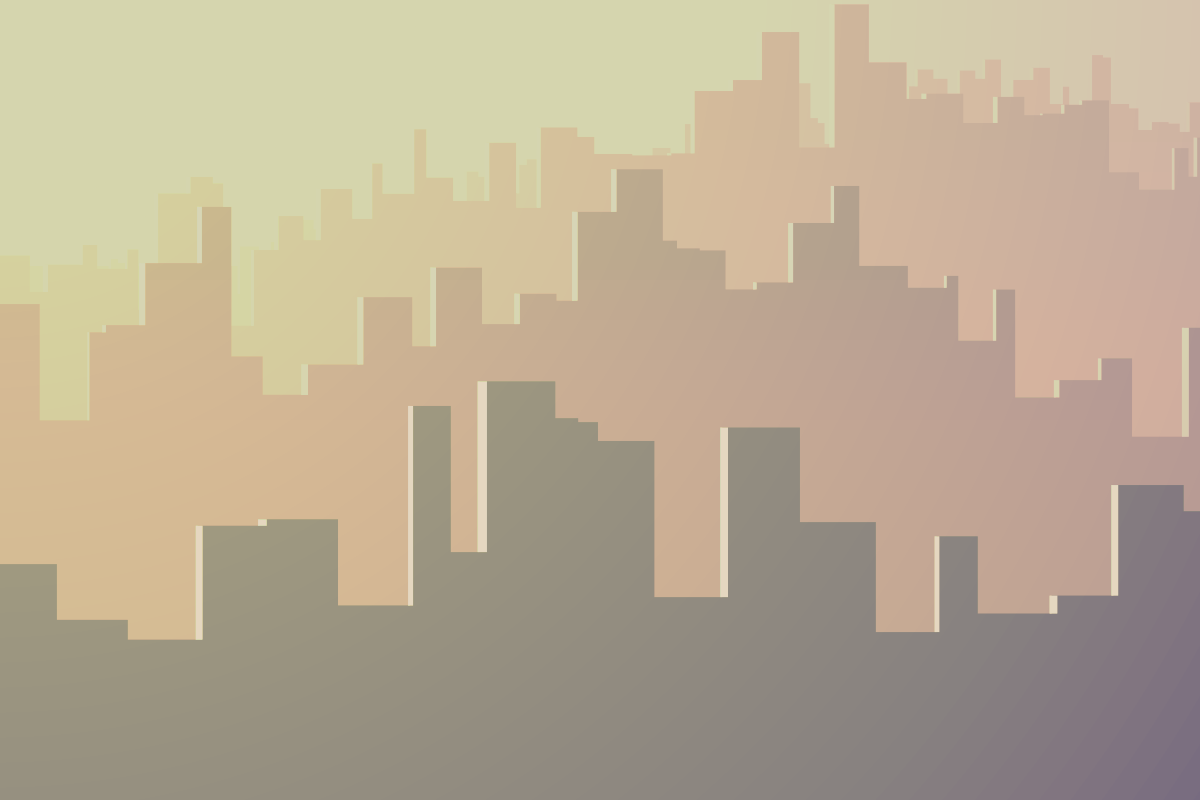
Frame 1 (no input)
Frame 60 (the mouse pressed at the canvas centre just before this capture): identical to frame 1, image omitted
Frame 120 (the mouse held since frame 60 and released just before this capture): identical to frame 1, image omitted

The Processing sketch that drew this single still picture (run headless with seeded random() and noise(); from frame 60 on, the mouse is pressed at the canvas centre):

// Processing sketch: cityscape_generator
// ── cityscape_generator.pde
/* OpenProcessing Tweak of *@*http://www.openprocessing.org/sketch/136320*@* */
/* !do not delete the line above, required for linking your tweak if you upload again */
color sky = color(200, 170, 170);
color sun = color(255, 255, 212);
color buildingColor = color(5, 10, 70);
float sunX = -(width / 12), sunY = -(height / 8);

void setup(){
  size(1200, 800);
  background(255);
  smooth();
  //noLoop();
  noStroke();
  generateSkyline();
}

void drawSkyline(float groundLevel, float minLength, float maxLength, 
      float minHeight, float maxHeight, float swellX, float swellAmount,
      float layer){
  fill(buildingColor);
  float x = 0, y = groundLevel;
  rect(0, groundLevel, width, height - groundLevel);
  while(x < width){
    fill(buildingColor);
    float bLength = random(minLength, maxLength);
    
    float bHeight = (maxHeight - minHeight) * noise(x) + minHeight;
    
    float swellOffset = swellAmount - abs(x - swellX) / 4;
    bHeight += swellOffset;
    
    rect(x, groundLevel - bHeight, bLength + 1, bHeight + groundLevel);
    
    fill(sun);
    
    if(y < bHeight){
      float sideHeight = bHeight - y;
      
      rect(x - 2, groundLevel - bHeight, bLength / 10 + random(2), 
            sideHeight); 
    }
    
    x += bLength;
    y = bHeight;
  }
}

void drawBottomFade(float start, float end, float inc, float a){
  fill(sky, a);
  for(float i = start; i < end; i += inc){
    rect(0, i, width, height - i);
  }
} 

void distanceLayer(float skyAlpha){
  fill(sky, skyAlpha);
  rectMode(CORNER);
  rect(0, 0, width, height);
}

void drawSun(float x, float y){
  ellipseMode(CENTER);
  for(int i = 1; i < 70; i++){
    fill(sun, 3);
    ellipse(x, y, i * (height/16), i * (height/16));
  }
}

void mouseClicked(){
  generateSkyline();
}

void generateSkyline(){
  background(255);
  distanceLayer(80);
  
  for(int i = 0; i < 4; i++){
    float ground = height/3 + (i + 1) * i * (height/12);
    float wMin = 5 + i * 3;
    float wMax = (i + 1) * 20;
    float hMin = i * 10;
    float hMax = (i + 1) * (height/6);
    float sX = random(width / 2, width);
    float sA = height/6 + i * (height/12);
    drawBottomFade(ground - (height / 3) * i, ground, 10, 5);
    drawSkyline(ground, wMin, wMax, hMin, hMax, sX, sA, (i + 1)/2);
    distanceLayer(120);
  }
  drawSun(sunX, sunY);
}

void draw(){
  if(mousePressed && mouseButton == RIGHT){
    generateSkyline();
  }
  if(keyPressed){
    if(key == 's' || key == 'S'){
      save("cityscape_generator_result.png");
    }
  }
}
